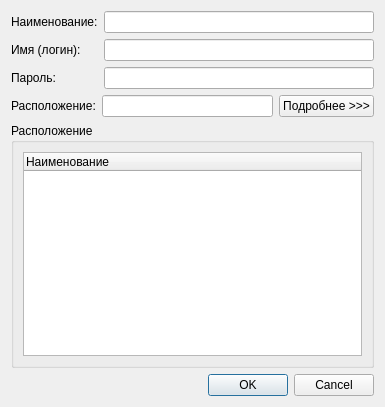
<?xml version="1.0" encoding="UTF-8"?>
<ui version="4.0">
 <class>editPwd</class>
 <widget class="QDialog" name="editPwd">
  <property name="geometry">
   <rect>
    <x>0</x>
    <y>0</y>
    <width>385</width>
    <height>407</height>
   </rect>
  </property>
  <property name="windowTitle">
   <string>Редактирование записи пароля</string>
  </property>
  <layout class="QVBoxLayout" name="verticalLayout_4">
   <item>
    <layout class="QHBoxLayout" name="horizontalLayout">
     <item>
      <layout class="QVBoxLayout" name="verticalLayout">
       <item>
        <widget class="QLabel" name="label">
         <property name="text">
          <string>Наименование:</string>
         </property>
        </widget>
       </item>
       <item>
        <widget class="QLabel" name="label_2">
         <property name="text">
          <string>Имя (логин):</string>
         </property>
        </widget>
       </item>
       <item>
        <widget class="QLabel" name="label_3">
         <property name="text">
          <string>Пароль:</string>
         </property>
        </widget>
       </item>
      </layout>
     </item>
     <item>
      <layout class="QVBoxLayout" name="verticalLayout_2">
       <item>
        <widget class="QLineEdit" name="lineEditName"/>
       </item>
       <item>
        <widget class="QLineEdit" name="lineEditLogin"/>
       </item>
       <item>
        <widget class="QLineEdit" name="lineEditPassword">
         <property name="echoMode">
          <enum>QLineEdit::Password</enum>
         </property>
        </widget>
       </item>
      </layout>
     </item>
    </layout>
   </item>
   <item>
    <layout class="QHBoxLayout" name="horizontalLayout_2">
     <item>
      <widget class="QLabel" name="labelLocation">
       <property name="text">
        <string>Расположение:</string>
       </property>
      </widget>
     </item>
     <item>
      <widget class="QLineEdit" name="lineEditLocation">
       <property name="readOnly">
        <bool>true</bool>
       </property>
      </widget>
     </item>
     <item>
      <widget class="QPushButton" name="pushButtonMore">
       <property name="text">
        <string>Подробнее &gt;&gt;&gt;</string>
       </property>
       <property name="checkable">
        <bool>true</bool>
       </property>
      </widget>
     </item>
    </layout>
   </item>
   <item>
    <widget class="QGroupBox" name="groupBox">
     <property name="title">
      <string>Расположение</string>
     </property>
     <layout class="QVBoxLayout" name="verticalLayout_3">
      <item>
       <widget class="QTreeWidget" name="treeWidget">
        <column>
         <property name="text">
          <string>Наименование</string>
         </property>
        </column>
       </widget>
      </item>
     </layout>
    </widget>
   </item>
   <item>
    <widget class="QDialogButtonBox" name="buttonBox">
     <property name="standardButtons">
      <set>QDialogButtonBox::Cancel|QDialogButtonBox::Ok</set>
     </property>
    </widget>
   </item>
  </layout>
 </widget>
 <resources/>
 <connections>
  <connection>
   <sender>pushButtonMore</sender>
   <signal>toggled(bool)</signal>
   <receiver>groupBox</receiver>
   <slot>setVisible(bool)</slot>
   <hints>
    <hint type="sourcelabel">
     <x>349</x>
     <y>125</y>
    </hint>
    <hint type="destinationlabel">
     <x>354</x>
     <y>153</y>
    </hint>
   </hints>
  </connection>
 </connections>
</ui>
